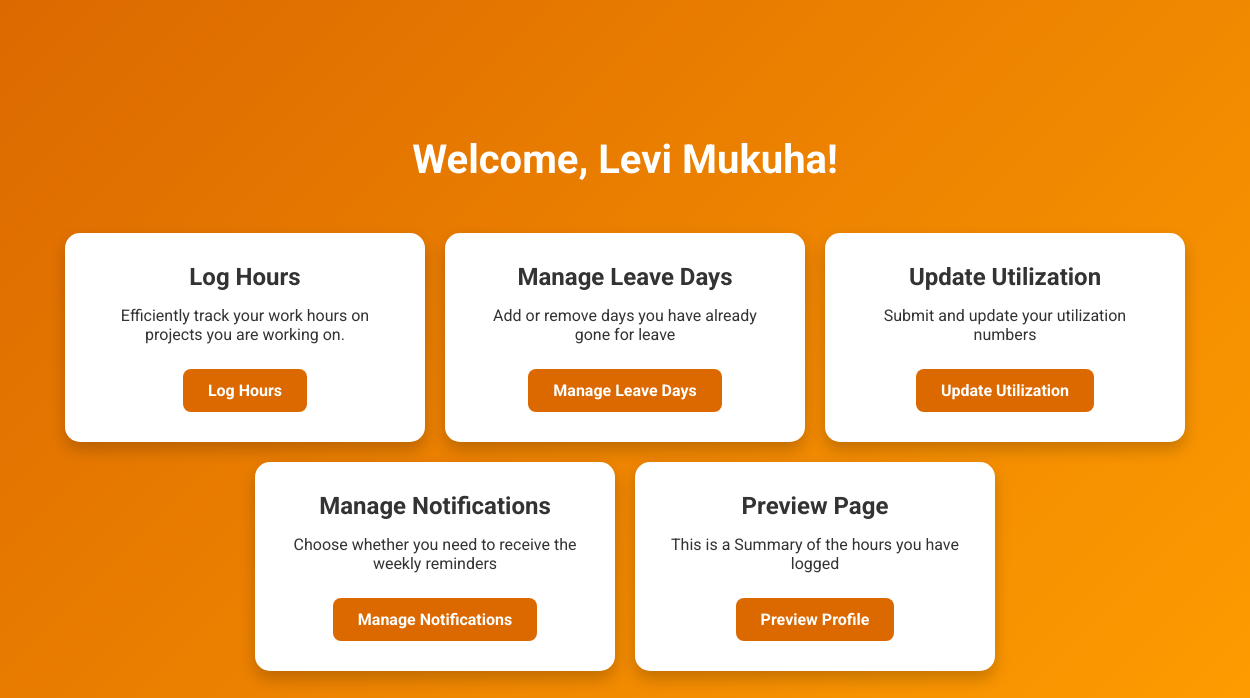
/choose_option/1, run on an earlier commit of the app's database.
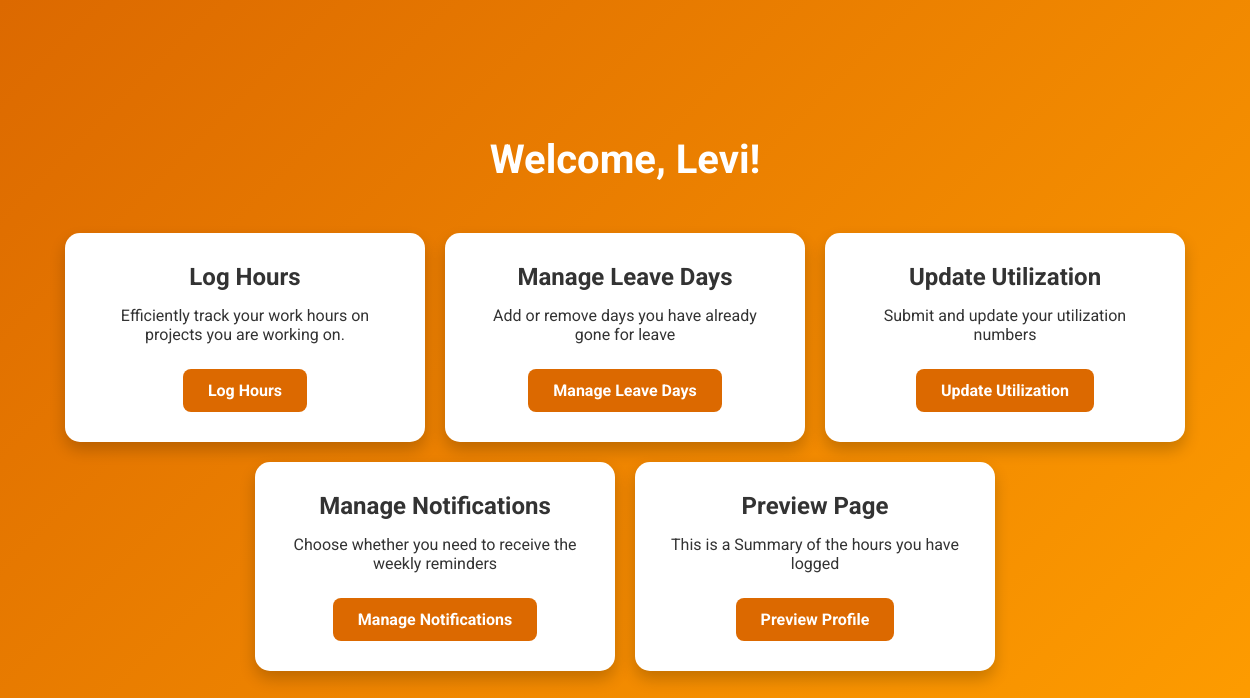
And on a later commit of the database.
### app.py (models this page shows)
class Staff(db.Model):
    id = db.Column(db.Integer, primary_key=True)
    name = db.Column(db.String(100), nullable=False)
    email = db.Column(db.String(120), unique=True, nullable=False)
    leave_days_remaining = db.Column(db.Float, default=0.0)  # Leave days remaining in hours
    is_team_leader = db.Column(Boolean, default=False)  # New field to indicate if the staff is a team leader
    receive_notifications = db.Column(Boolean, default=True)  # New field for notification preferences
    engagements = db.relationship('Engagement', backref='team_leader', lazy=True)
    proposals = db.relationship('Proposal', backref='team_leader', lazy=True)
    hours_logs = db.relationship('HoursLog', backref='staff_member', lazy=True)
    leave_records = db.relationship('LeaveRecord', backref='staff', lazy=True)
    utilizations = db.relationship('Utilization', backref='staff', lazy=True)

### app.py (the view)
@app.route('/choose_option/<int:staff_id>')
def choose_option(staff_id):
    staff = Staff.query.get_or_404(staff_id)
    return render_template('choose_option.html', staff=staff)

### templates/choose_option.html (shortened to what this page needs)
<!DOCTYPE html>
<html lang="en">
<head>
</head>
<body>
    <div>
        <h1>Welcome, {{ staff.name }}!</h1>
        <div class="container">
            <div class="card">
                <h2>Log Hours</h2>
                <p>Efficiently track your work hours on projects you are working on.</p>
                <a href="{{ url_for('log_hours', staff_member_id=staff.id) }}">Log Hours</a>
            </div>
            <div class="card">
                <h2>Manage Leave Days</h2>
                <p>Add or remove days you have already gone for leave</p>
                <a href="{{ url_for('edit_leave', staff_id=staff.id) }}">Manage Leave Days</a>
            </div>
            <div class="card">
                <h2>Update Utilization</h2>
                <p>Submit and update your utilization numbers</p>
                <a href="{{ url_for('update_utilization', staff_id=staff.id) }}">Update Utilization</a>
            </div>
            <div class="card">
                <h2>Manage Notifications</h2>
                <p>Choose whether you need to receive the weekly reminders</p>
                <a href="{{ url_for('staff_details', staff_id=staff.id) }}">Manage Notifications</a>
            </div>
            <div class="card">
                <h2>Preview  Page</h2>
                <p>This is a Summary of the hours you have logged</p>
                <a href="{{ url_for('preview_user', user_id=staff.id) }}">Preview Profile</a>
            </div>
        </div>
    </div>
</body>
</html>

What changed in the data, as far as the page shows it:
changed Staff: name "Levi Mukuha" → "Levi"
